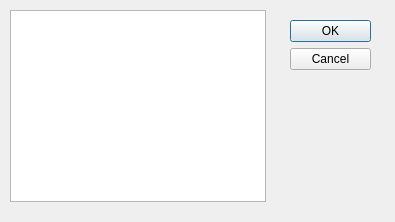
<?xml version="1.0" encoding="UTF-8"?>
<ui version="4.0">
 <class>DeviceDialog</class>
 <widget class="QDialog" name="DeviceDialog">
  <property name="geometry">
   <rect>
    <x>0</x>
    <y>0</y>
    <width>395</width>
    <height>222</height>
   </rect>
  </property>
  <property name="windowTitle">
   <string>Dialog</string>
  </property>
  <widget class="QDialogButtonBox" name="buttonBox">
   <property name="geometry">
    <rect>
     <x>290</x>
     <y>20</y>
     <width>81</width>
     <height>241</height>
    </rect>
   </property>
   <property name="orientation">
    <enum>Qt::Vertical</enum>
   </property>
   <property name="standardButtons">
    <set>QDialogButtonBox::Cancel|QDialogButtonBox::Ok</set>
   </property>
  </widget>
  <widget class="QListWidget" name="listWidget">
   <property name="geometry">
    <rect>
     <x>10</x>
     <y>10</y>
     <width>256</width>
     <height>192</height>
    </rect>
   </property>
  </widget>
 </widget>
 <resources/>
 <connections>
  <connection>
   <sender>buttonBox</sender>
   <signal>accepted()</signal>
   <receiver>DeviceDialog</receiver>
   <slot>accept()</slot>
   <hints>
    <hint type="sourcelabel">
     <x>248</x>
     <y>254</y>
    </hint>
    <hint type="destinationlabel">
     <x>157</x>
     <y>274</y>
    </hint>
   </hints>
  </connection>
  <connection>
   <sender>buttonBox</sender>
   <signal>rejected()</signal>
   <receiver>DeviceDialog</receiver>
   <slot>reject()</slot>
   <hints>
    <hint type="sourcelabel">
     <x>316</x>
     <y>260</y>
    </hint>
    <hint type="destinationlabel">
     <x>286</x>
     <y>274</y>
    </hint>
   </hints>
  </connection>
 </connections>
</ui>
